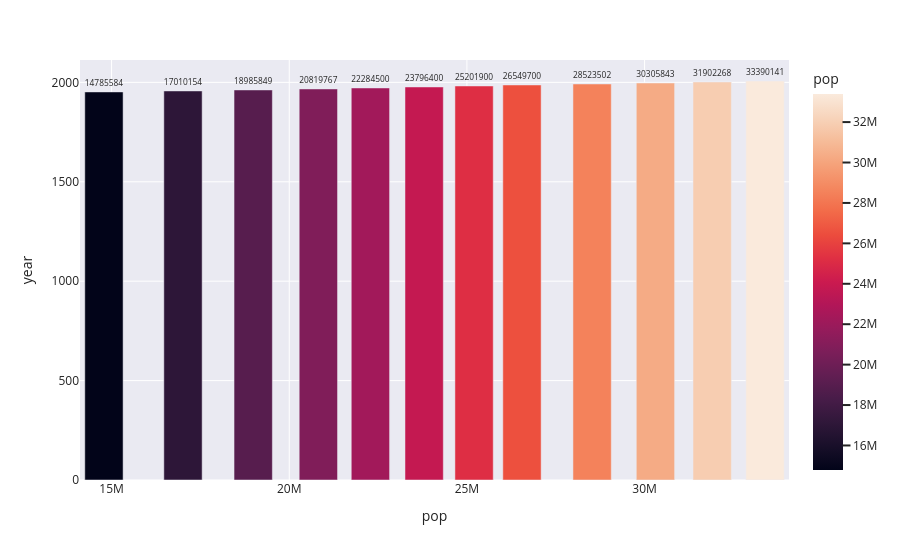

The code cell stored with this chart in its notebook:
### Code cell
fig2=px.bar(data_canada,x='pop',y='year',hover_data=['lifeExp', 'gdpPercap'],color='pop',text='pop',template='seaborn')
fig2.update_traces(textposition='outside')
fig2.show()

### Figure 1 — Plotly figure (JSON) as saved in the notebook; plotly's stock layout.template omitted (floating-point values rounded to 4 significant figures)
{"data": [{"alignmentgroup": "True", "customdata": [[68.75, 11370.0], [69.96, 12490.0], [71.3, 13460.0], [72.13, 16080.0], [72.88, 18970.0], [74.21, 22090.0], [75.76, 22900.0], [76.86, 26630.0], [77.95, 26340.0], [78.61, 28950.0], [79.77, 33330.0], [80.65, 36320.0]], "hovertemplate": "pop=%{marker.color}<br>year=%{y}<br>lifeExp=%{customdata[0]}<br>gdpPercap=%{customdata[1]}<extra></extra>", "legendgroup": "", "marker": {"color": [14785584, 17010154, 18985849, 20819767, 22284500, 23796400, 25201900, 26549700, 28523502, 30305843, 31902268, 33390141], "coloraxis": "coloraxis", "pattern": {"shape": ""}}, "name": "", "offsetgroup": "", "orientation": "v", "showlegend": false, "text": [14785584, 17010154, 18985849, 20819767, 22284500, 23796400, 25201900, 26549700, 28523502, 30305843, 31902268, 33390141], "textposition": "outside", "type": "bar", "x": [14785584, 17010154, 18985849, 20819767, 22284500, 23796400, 25201900, 26549700, 28523502, 30305843, 31902268, 33390141], "xaxis": "x", "y": [1952, 1957, 1962, 1967, 1972, 1977, 1982, 1987, 1992, 1997, 2002, 2007], "yaxis": "y"}], "layout": {"barmode": "relative", "coloraxis": {"colorbar": {"title": {"text": "pop"}}, "colorscale": [[0, "rgb(2,4,25)"], [0.0625, "rgb(24,15,41)"], [0.125, "rgb(47,23,57)"], [0.1875, "rgb(71,28,72)"], [0.25, "rgb(97,30,82)"], [0.3125, "rgb(123,30,89)"], [0.375, "rgb(150,27,91)"], [0.4375, "rgb(177,22,88)"], [0.5, "rgb(203,26,79)"], [0.5625, "rgb(223,47,67)"], [0.625, "rgb(236,76,61)"], [0.6875, "rgb(242,107,73)"], [0.75, "rgb(244,135,95)"], [0.8125, "rgb(245,162,122)"], [0.875, "rgb(246,188,153)"], [0.9375, "rgb(247,212,187)"], [1, "rgb(250,234,220)"]]}, "legend": {"tracegroupgap": 0}, "margin": {"t": 60}, "xaxis": {"anchor": "y", "domain": [0, 1], "title": {"text": "pop"}}, "yaxis": {"anchor": "x", "domain": [0, 1], "title": {"text": "year"}}}}
